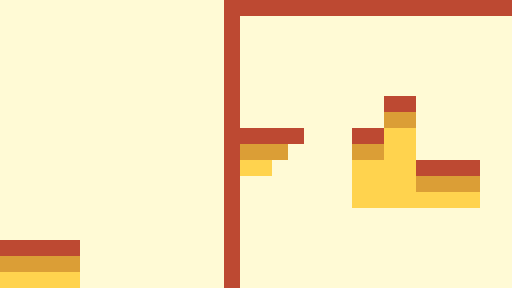

This is a level from a 2D game, rendered from its Tiled map with the project's own tilesets. A one-line summary and the map file follow, with tile-layer data summarised:
An orthogonal 32x18 tile map with 16x16 px tiles, 2 tile layers (Background, Foreground) and 1 object (Goal).

<map version="1.0" orientation="orthogonal" width="32" height="18" tilewidth="16" tileheight="16">
 <tileset firstgid="1" name="world" tilewidth="16" tileheight="16">
  <image source="world.png" width="80" height="48" />
 </tileset>
 <layer name="Background" width="32" height="18">
  <data>[576 cells, 576 non-empty, 3 distinct tile ids]</data>
 </layer>
 <layer name="Foreground" width="32" height="18">
  <data>[576 cells, 87 non-empty, 3 distinct tile ids]</data>
 </layer>
 <objectgroup name="Objects" width="32" height="18">
  <object name="Goal" x="32" y="208" width="32" height="32" />
 </objectgroup>
</map>
